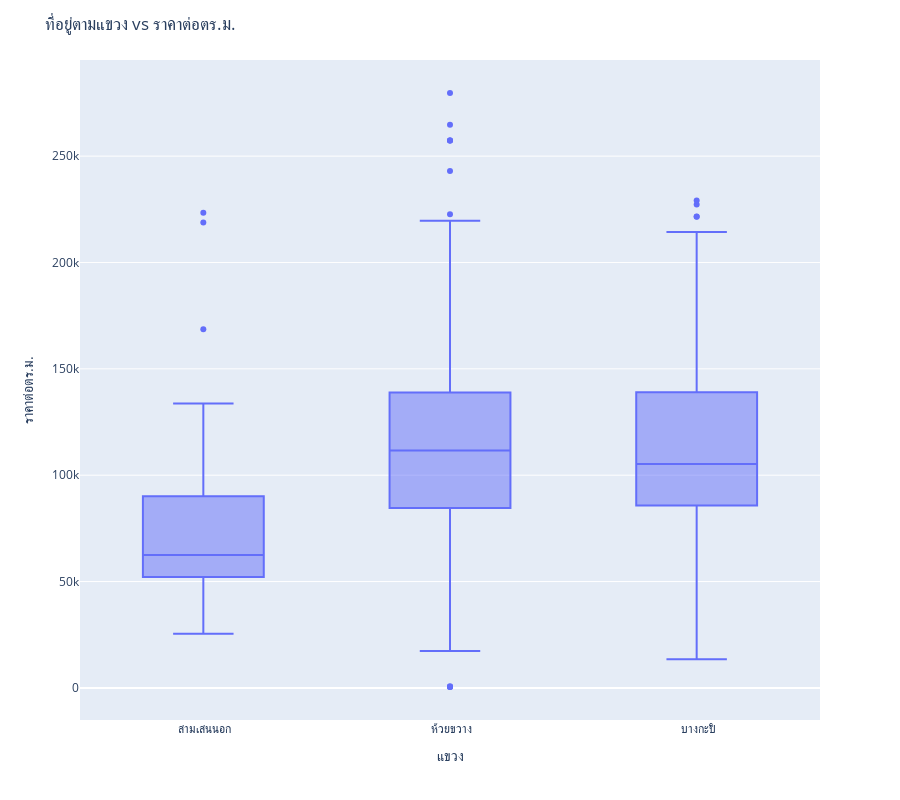

The code cell stored with this chart in its notebook:
### Markdown cell above
ทฤษฎี: correlation (ค่า r) จะมีค่าตั้งแต่ -1 ถึง 1
- ค่า r เข้าใกล้ -1 แสดงว่าตัวแปร 2 ตัวนั้น มีความสัมพันธ์ในเชิงลบ; ถ้า x เพิ่ม y ลด, ถ้า x ลด y เพิ่ม
- ค่า r เข้าใกล้ 1 แสดงว่าตัวแปร 2 ตัวนั้น มีความสัมพันธ์ในเชิงบวก; ถ้า x เพิ่ม y เพิ่ม, ถ้า x ลด y ลด
- ค่า r = 0 แสดงว่าตัวแปร 2 ตัวนั้น ไม่มีความสัมพันธ์กัน

แปลผล: ค่า correlation ระหว่างข้อมูลแขวงที่แปลงเป็น dummy variable แล้ว ได้เท่ากับ 0.07 ซึ่งถึงแม้จะมีค่าเป็นบวก แต่มีค่าที่เข้าใกล้ 0 มาก แสดงว่าตัวแปร "แขวง" และ "ราคาต่อตร.ม." มีความสัมพันธ์กันแบบ weak ในเชิงบวก คือหมายถึง ถ้าเป็นแขวงห้วยขวาง(มีค่า=2) ราคาอาจจะเพิ่มเล็กน้อย, ถ้าเป็นแขวงบางกะปิ(มีค่า=0) ราคาอาจจะลดลงเล็กน้อย

### Code cell
fig = px.box(df2, x='kwaeng', y="priceper")

fig.update_layout(
    title="ที่อยู่ตามแขวง vs ราคาต่อตร.ม.",
    xaxis_title="แขวง",
    yaxis_title="ราคาต่อตร.ม.",
    height=800
)

fig.show()

### Figure 1 — Plotly figure (JSON) as saved in the notebook; plotly's stock layout.template omitted (floating-point values rounded to 4 significant figures; data arrays with more than 128 entries replaced by an {"elided": "..."} marker saying what was removed)
{"data": [{"alignmentgroup": "True", "hovertemplate": "kwaeng=%{x}<br>priceper=%{y}<extra></extra>", "legendgroup": "", "marker": {"color": "#636efa"}, "name": "", "notched": false, "offsetgroup": "", "orientation": "v", "showlegend": false, "type": "box", "x": {"elided": "2874 str values"}, "x0": " ", "xaxis": "x", "y": {"elided": "2874 float values"}, "y0": " ", "yaxis": "y"}], "layout": {"boxmode": "group", "height": 800, "legend": {"tracegroupgap": 0}, "margin": {"t": 60}, "title": {"text": "ที่อยู่ตามแขวง vs ราคาต่อตร.ม."}, "xaxis": {"anchor": "y", "domain": [0, 1], "title": {"text": "แขวง"}}, "yaxis": {"anchor": "x", "domain": [0, 1], "title": {"text": "ราคาต่อตร.ม."}}}}
